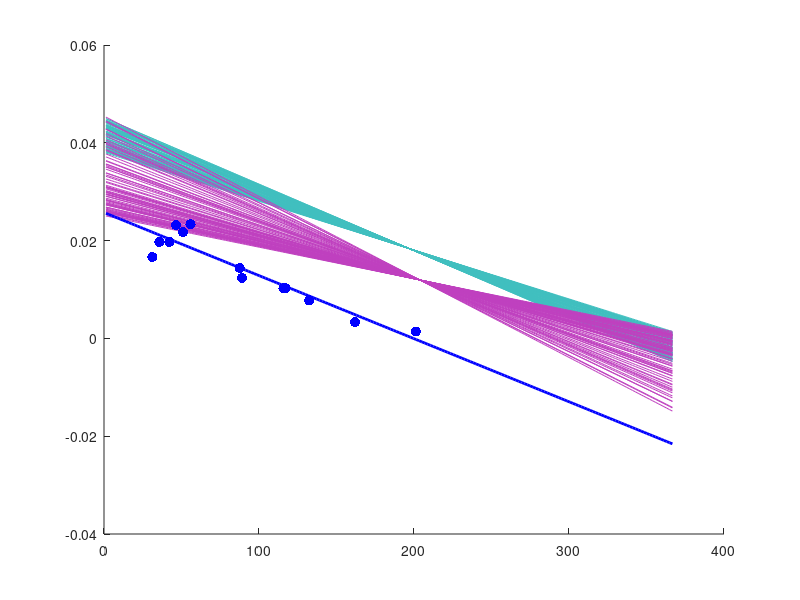

MATLAB code to generate this figure: (Note: this script raises an error after producing the figure.)
%% data input
clear all;
close all;
clc;

load('river_Cl_K.mat');
load('sal_Cl_K.mat');

%% 1. fit Cl_K_mix_riv and 1/K_mix_riv
p = polyfit(Cl_K_mix_riv, 1 ./ K_mix_riv, 1);

slope_fit = p(1);
intercept_fit = p(2);

y_obs = 1 ./ K_mix_riv;
y_pred = polyval(p, Cl_K_mix_riv);

SS_res = sum((y_obs - y_pred).^2);
SS_tot = sum((y_obs - mean(y_obs)).^2);

R2_fit = 1 - SS_res / SS_tot;

fprintf('equation: 1/K = %.6f * Cl_K + %.6f\n', ...
    slope_fit, intercept_fit);
fprintf(' R2 = %.4f\n\n', R2_fit);

fprintf('equation: 1/K = %.6f * Cl_K + %.6f\n\n', ...
    slope_fit, intercept_fit);

%% 2. Cl_K_west_riv average composition A
Cl_west_mean = mean(Cl_K_west_riv);
Cl_west_std  = std(Cl_K_west_riv);

y_west_mean = slope_fit * Cl_west_mean + intercept_fit;
y_west_std  = abs(slope_fit) * Cl_west_std;

fprintf('Point A: (%.4f, %.6f), y error: %.6f\n\n', ...
    Cl_west_mean, y_west_mean, y_west_std);

%% 3. set paramaters
inv_K_EK1 = 1 / K_EK1;
inv_K_EK2 = 1 / K_EK2;

inv_K_sal_mean = mean(1 ./ K_sal);
inv_K_sal_std  = std(1 ./ K_sal);

inv_K_west_min = min(1 ./ K_west_riv);
inv_K_west_max = max(1 ./ K_west_riv);

Cl_sal_min = min(Cl_K_sal);
Cl_sal_max = max(Cl_K_sal);

n_target = 10000;


y_target = inv_K_sal_mean;


x_fixed = 2.3247;

fprintf('sal 1/K mean = %.6f\n', inv_K_sal_mean);
fprintf('sal Cl/K range = [%.4f, %.4f]\n', Cl_sal_min, Cl_sal_max);
fprintf('west river 1/K range = [%.6f, %.6f]\n\n', ...
    inv_K_west_min, inv_K_west_max);

%% 4. MC - EK1


X_EK1 = [];
slope_EK1 = [];
intercept_EK1 = [];
m_EK1 = [];

while length(X_EK1) < n_target

    n_try = 50000;


    X_try = Cl_sal_min + (Cl_sal_max - Cl_sal_min) * rand(n_try, 1);

    valid_denominator = abs(X_try - Cl_K_EK1) > eps;

    X_try = X_try(valid_denominator);


    slope_try = (y_target - inv_K_EK1) ./ (X_try - Cl_K_EK1);
    intercept_try = inv_K_EK1 - slope_try .* Cl_K_EK1;


    m_try = slope_try .* x_fixed + intercept_try;


    valid = m_try >= inv_K_west_min & m_try <= inv_K_west_max;

    X_EK1 = [X_EK1; X_try(valid)];
    slope_EK1 = [slope_EK1; slope_try(valid)];
    intercept_EK1 = [intercept_EK1; intercept_try(valid)];
    m_EK1 = [m_EK1; m_try(valid)];

end


X_EK1 = X_EK1(1:n_target);
slope_EK1 = slope_EK1(1:n_target);
intercept_EK1 = intercept_EK1(1:n_target);
m_EK1 = m_EK1(1:n_target);

X_EK1_mean = mean(X_EK1);
X_EK1_std  = std(X_EK1);

fprintf('EK1 m range: [%.6f, %.6f]\n', min(m_EK1), max(m_EK1));
fprintf('EK1: Cl_K = %.4f ± %.4f\n\n', X_EK1_mean, X_EK1_std);

%% 5. MC - EK2
X_EK2 = [];
slope_EK2 = [];
intercept_EK2 = [];
m_EK2 = [];

while length(X_EK2) < n_target

    n_try = 5000;


    X_try = Cl_sal_min + (Cl_sal_max - Cl_sal_min) * rand(n_try, 1);


    valid_denominator = abs(X_try - Cl_K_EK2) > eps;

    X_try = X_try(valid_denominator);


    slope_try = (y_target - inv_K_EK2) ./ (X_try - Cl_K_EK2);
    intercept_try = inv_K_EK2 - slope_try .* Cl_K_EK2;


    m_try = slope_try .* x_fixed + intercept_try;


    valid = m_try >= inv_K_west_min & m_try <= inv_K_west_max;

    X_EK2 = [X_EK2; X_try(valid)];
    slope_EK2 = [slope_EK2; slope_try(valid)];
    intercept_EK2 = [intercept_EK2; intercept_try(valid)];
    m_EK2 = [m_EK2; m_try(valid)];

end


X_EK2 = X_EK2(1:n_target);
slope_EK2 = slope_EK2(1:n_target);
intercept_EK2 = intercept_EK2(1:n_target);
m_EK2 = m_EK2(1:n_target);

X_EK2_mean = mean(X_EK2);
X_EK2_std  = std(X_EK2);

fprintf('EK2 m range: [%.6f, %.6f]\n', min(m_EK2), max(m_EK2));
fprintf('EK2: Cl_K = %.4f ± %.4f\n\n', X_EK2_mean, X_EK2_std);

%% 6. Predicted X at Y = inv_K_sal_mean 
X_fit_sal = (inv_K_sal_mean - intercept_fit) / slope_fit;
X_fit_sal_std = inv_K_sal_std / abs(slope_fit);

fprintf('equation: Cl_K = %.4f ± %.4f\n\n', ...
    X_fit_sal, X_fit_sal_std);

%% 7. draw
figure('Position', [100, 100, 760, 620]);

hold on;

x_min = min([Cl_K_west_riv(:); Cl_K_mix_riv(:); Cl_K_sal(:); Cl_K_EK1; Cl_K_EK2]);
x_max = max([Cl_K_west_riv(:); Cl_K_mix_riv(:); Cl_K_sal(:); Cl_K_EK1; Cl_K_EK2]);

x_range = linspace(x_min, x_max, 200);

step = max(1, floor(n_target / 80));


for i = 1:step:n_target
    y_mc = slope_EK1(i) .* x_range + intercept_EK1(i);
    plot(x_range, y_mc, '-', ...
        'Color', [0.25 0.75 0.75], ...
        'LineWidth', 0.4, ...
        'HandleVisibility', 'off');
end


for i = 1:step:n_target
    y_mc = slope_EK2(i) .* x_range + intercept_EK2(i);
    plot(x_range, y_mc, '-', ...
        'Color', [0.75 0.25 0.75], ...
        'LineWidth', 0.4, ...
        'HandleVisibility', 'off');
end


scatter(Cl_K_mix_riv, 1 ./ K_mix_riv, 55, ...
    'b', 'filled', ...
    'DisplayName', 'Major mixing river data');


y_fit = slope_fit .* x_range + intercept_fit;
plot(x_range, y_fit, 'b-', ...
    'LineWidth', 2, ...
    'DisplayName', 'equation');


yline(inv_K_sal_mean, 'k--', ...
    'LineWidth', 1.2, ...
    'DisplayName', 'sal mean 1/K');


plot(X_fit_sal, inv_K_sal_mean, 'bo', ...
    'MarkerSize', 10, ...
    'LineWidth', 2, ...
    'DisplayName', 'intersection');


errorbar(Cl_west_mean, y_west_mean, ...
    y_west_std, y_west_std, ...
    Cl_west_std, Cl_west_std, ...
    'ro', ...
    'MarkerSize', 8, ...
    'MarkerFaceColor', 'r', ...
    'LineWidth', 1.5, ...
    'DisplayName', 'Point A');

% EK1 和 EK2
plot(Cl_K_EK1, inv_K_EK1, 'g^', ...
    'MarkerSize', 10, ...
    'MarkerFaceColor', 'g', ...
    'DisplayName', 'EK1');

plot(Cl_K_EK2, inv_K_EK2, 'ms', ...
    'MarkerSize', 10, ...
    'MarkerFaceColor', 'm', ...
    'DisplayName', 'EK2');

% west river 
plot(Cl_K_west_riv, 1 ./ K_west_riv, 'rs', ...
    'MarkerSize', 5, ...
    'MarkerFaceColor', 'r', ...
    'DisplayName', 'west river');

% sal 
plot(Cl_K_sal, 1 ./ K_sal, 'kp', ...
    'MarkerSize', 8, ...
    'MarkerFaceColor', 'k', ...
    'DisplayName', 'sal');

xlabel('Cl/K', 'FontSize', 12);
ylabel('1/K', 'FontSize', 12);

title(sprintf('Monte Carlo simulation: uniform sal Cl/K intersections, n = %d', ...
    n_target), ...
    'FontSize', 13);

legend('Location', 'best');
grid on;
box on;
xlim([0 400]);ylim([0 0.05]);

%% 8. check
figure('Position', [150, 150, 700, 450]);

histogram(X_EK1, 30);
xlabel('EK1 simulated sal Cl/K intersection');
ylabel('Count');
title('Distribution of EK1 sal intersections');
grid on;
box on;

figure('Position', [200, 200, 700, 450]);

histogram(X_EK2, 30);
xlabel('EK2 simulated sal Cl/K intersection');
ylabel('Count');
title('Distribution of EK2 sal intersections');
grid on;
box on;


%% 9. summary
fprintf('\n========== summary ==========\n');
fprintf('equation:  Cl_K = %.4f ± %.4f\n', X_fit_sal, X_fit_sal_std);
fprintf('EK1:     Cl_K = %.4f ± %.4f\n', X_EK1_mean, X_EK1_std);
fprintf('EK2:     Cl_K = %.4f ± %.4f\n', X_EK2_mean, X_EK2_std);

fprintf('\n========== 约束信息 ==========\n');
fprintf(' y_target = %.6f\n', y_target);
fprintf('sal Cl/K range: [%.4f, %.4f]\n', Cl_sal_min, Cl_sal_max);
fprintf('west river 1/K range: [%.6f, %.6f]\n', ...
    inv_K_west_min, inv_K_west_max);

fprintf('\nEK1 m range: [%.6f, %.6f]\n', min(m_EK1), max(m_EK1));
fprintf('EK2 m range: [%.6f, %.6f]\n', min(m_EK2), max(m_EK2));
